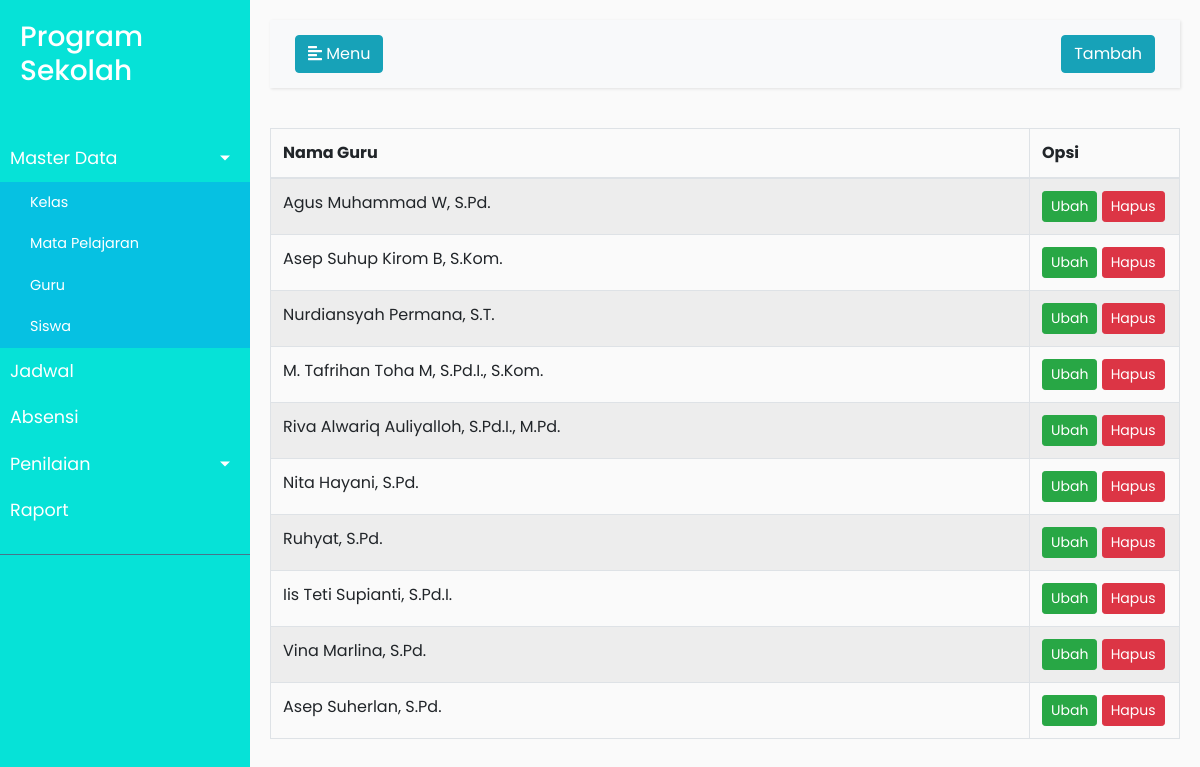
Page /masterguru.php on the committed database.
### tables this page shows
CREATE TABLE `guru` (
  `Id` int(11) NOT NULL,
  `nama` varchar(255) DEFAULT NULL
);

### masterguru.php (the view, shortened to what this page needs)
<?php include "header.php";?>
        <div id="content">
            <nav class="navbar navbar-expand-lg navbar-light bg-light">
                <div class="container-fluid">
                    <button type="button" id="sidebarCollapse" class="btn btn-info">
                        <i class="fas fa-align-left"></i>
                        <span>Menu</span>
                    </button>
                    <div class="collapse navbar-collapse" id="navbarSupportedContent">
                            <ul class="nav navbar-nav ml-auto">
                                <li class="nav-item">
                                    <a class="btn btn-info" href="tambahguru.php">Tambah</a>
                                </li>
                            </ul>
                        </div>
                </div>
            </nav>
            <?php include "koneksimysql.php";?>
            <table id="example" class="table table-striped table-bordered" style="width:100%">
                    <thead>
                        <tr>
                            <th>Nama Guru</th>
                            <th width="150px">Opsi</th>
                        </tr>
                    </thead>
                    <tbody>
                        <?php
                            $sql=$conn->query("select * from guru");
                            while($rs=$sql->fetch_object()){
                        ?>
                            <tr>
                                <td><?php echo $rs->nama;?></td>
                                <td><a class="btn btn-success btn-sm" href="tambahguru.php?id=<?php echo $rs->Id;?>">Ubah</a>
                                <a  class="btn btn-danger btn-sm" onclick="return confirm('Apakah anda yakin ingin menghapus data ini ?');" href="hapusguru.php?id=<?php echo $rs->Id;?>">Hapus</td>
                            </tr>
                        <?php
                            }
                        ?>
                    </tbody>
            </table>
        </div>
    </div>
    <?php include "footer.php";?>

### style.css (style rules this page uses)
body { font-family: 'Poppins', sans-serif; background: #fafafa; }
a, a:hover, a:focus { color: inherit; text-decoration: none; transition: all 0.3s; }
.navbar { padding: 15px 10px; background: #fff; border: none; border-radius: 0; margin-bottom: 40px; box-shadow: 1px 1px 3px rgba(0, 0, 0, 0.1); }
#content { width: 100%; padding: 20px; min-height: 100vh; transition: all 0.3s; }

### rows in the picture
guru: nama "Agus Muhammad W, S.Pd."
guru: nama "Asep Suhup Kirom B, S.Kom."
guru: nama "Nurdiansyah Permana, S.T."
guru: nama "M. Tafrihan Toha M, S.Pd.I., S.Kom."
guru: nama "Riva Alwariq Auliyalloh, S.Pd.I., M.Pd."
guru: nama "Nita Hayani, S.Pd."
guru: nama "Ruhyat, S.Pd."
guru: nama "Iis Teti Supianti, S.Pd.I."
guru: nama "Vina Marlina, S.Pd."
guru: nama "Asep Suherlan, S.Pd."
